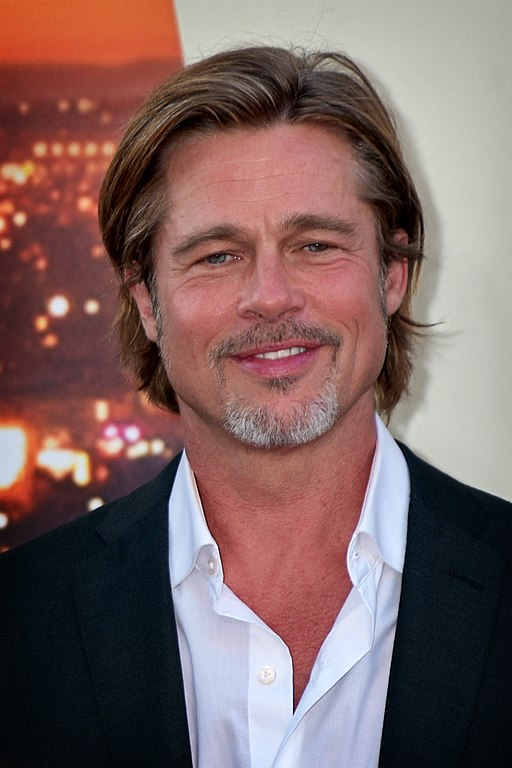
#> input picture 4.test_your_files/Brad_Pitt.jpg, 512 x 768 px, given as the content of the folder ../4.test_your_files/Brad_Pitt.jpg, which was not available
$ python -i brightness.py   (imports and definitions only)
#> lines starting #> are read from the running program, lines starting #| are printed output that depends on the picture; after the words box and inside, x2 and y2 are one past the last pixel; in counts of white or black regions, pixels touching at a corner belong together; pictures that were not available may be replaced by others from this repository, and a replacement may not be noted
import os
import cv2
from PIL import Image
from time import time


def change_brightness(path_in, path_out):
    # Iterate over all files in the source directory
#> called with path_in = '../4.test_your_files/Brad_Pitt.jpg', path_out = 'out.png'
    for filename in sorted(os.listdir(path_in)):
        # Check if the file is an image
        if filename.endswith(('.png', '.jpg', '.jpeg')):
            # Open the image
            image_path = os.path.join(path_in, filename)
            image = cv2.imread(image_path)
#> image is the input picture: shape (768, 512, 3); mean B, G, R 97.6, 99.1, 125.2

            # Increase / reduce brightness
            brighter_image = increase_brightness(image, value = 30)
            darker_image   = decrease_brightness(image, value = 30)

            brighter_image2 = increase_brightness(image, value = 15)
            darker_image2   = decrease_brightness(image, value = 15)
            # Generate the save path for the mirrored image
            save_path = os.path.join(path_out, filename)

            # Save the mirrored image
            os.makedirs(path_out, exist_ok=True) #comentar si genera algun error
            cv2.imwrite(os.path.join(path_out, filename.split(".")[0] + "b" + ".jpg"), brighter_image)
            cv2.imwrite(os.path.join(path_out, filename.split(".")[0] + "d" + ".jpg"), darker_image)
            cv2.imwrite(os.path.join(path_out, filename.split(".")[0] + "b2" + ".jpg"), brighter_image2)
            cv2.imwrite(os.path.join(path_out, filename.split(".")[0] + "d2" + ".jpg"), darker_image2)

def increase_brightness(img, value=30):
#> called with value = 30
    hsv = cv2.cvtColor(img, cv2.COLOR_BGR2HSV)
#> hsv: shape (768, 512, 3); mean H, S, V 53.9, 107, 132.4
    h, s, v = cv2.split(hsv)
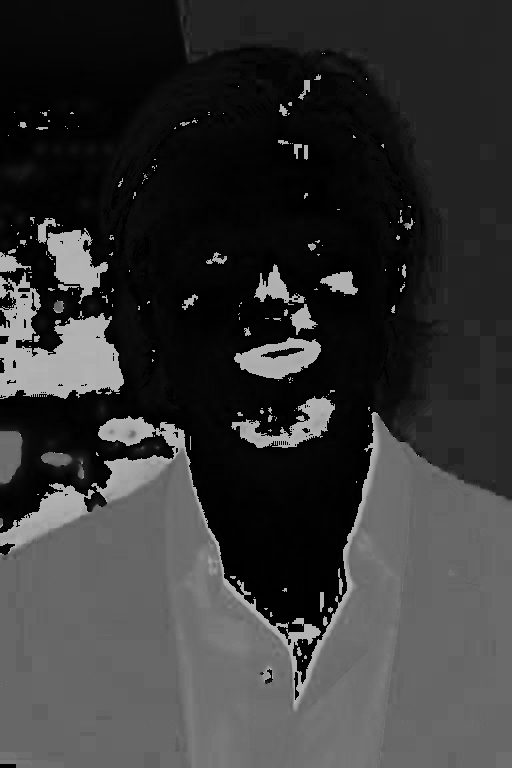
#> h: shape (768, 512); min 0, max 179, mean 53.9
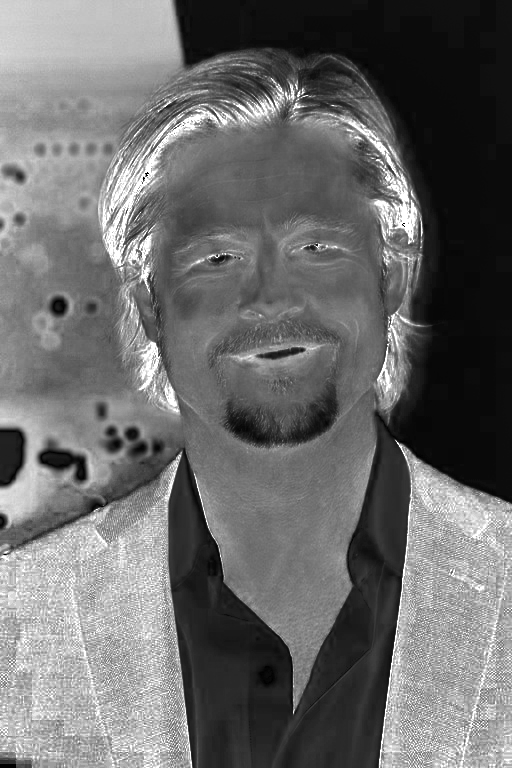
#> s: shape (768, 512); min 0, max 255, mean 107
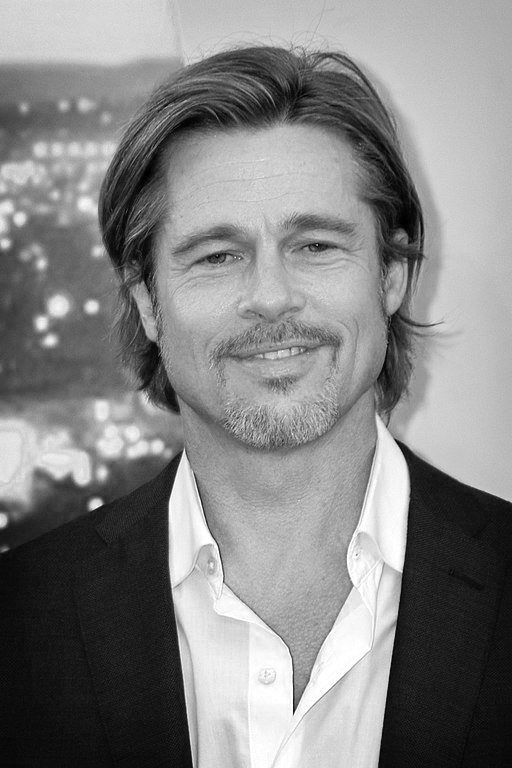
#> v: shape (768, 512); min 0, max 255, mean 132.4

    lim = 255 - value
    v[v > lim] = 255
#> v: shape (768, 512); 6.18% of pixels changed, all inside (x1, y1, x2, y2) = (0, 150, 407, 768)
    v[v <= lim] += value
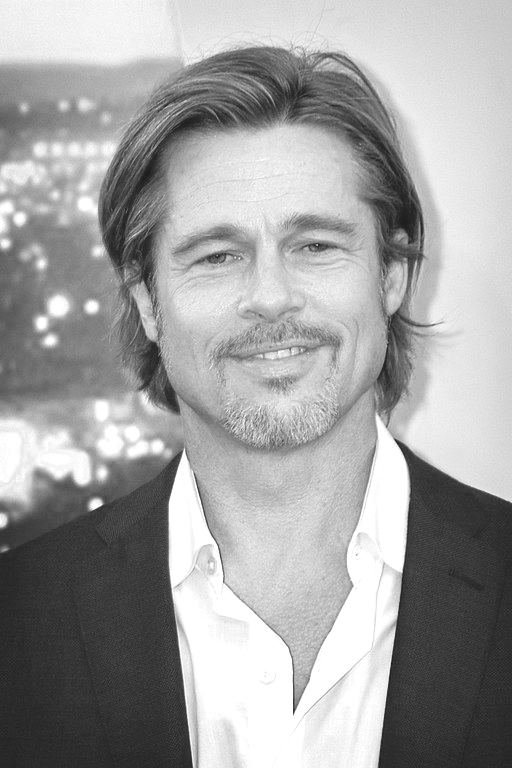
#> v: shape (768, 512); min 30, max 255, mean 161.4

    final_hsv = cv2.merge((h, s, v))
#> final_hsv: shape (768, 512, 3); mean H, S, V 53.9, 107, 161.4
    img = cv2.cvtColor(final_hsv, cv2.COLOR_HSV2BGR)
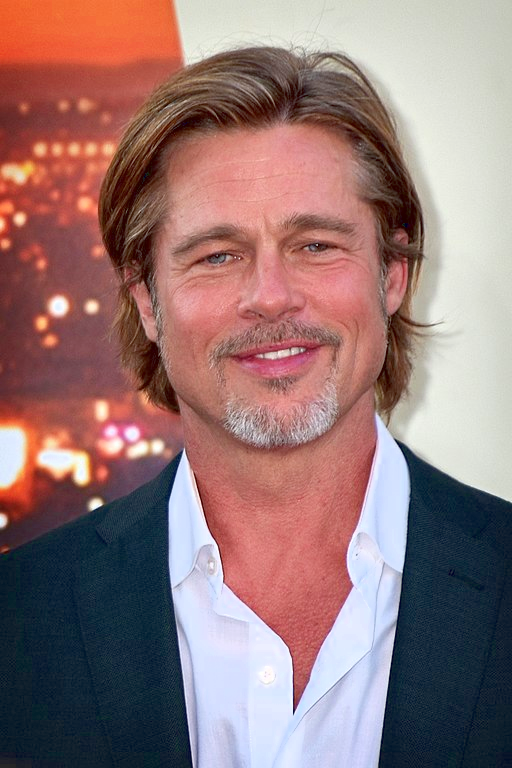
#> img: shape (768, 512, 3); mean B, G, R 118.6, 119, 149.3
    return img


def decrease_brightness(img, value=30):
#> called with value = 30
    hsv = cv2.cvtColor(img, cv2.COLOR_BGR2HSV)
    h, s, v = cv2.split(hsv)

    lim = value
    v[v < lim] = 0
#> v: shape (768, 512); 17.36% of pixels changed, all inside (x1, y1, x2, y2) = (0, 72, 512, 768)
    v[v >= lim] -= value
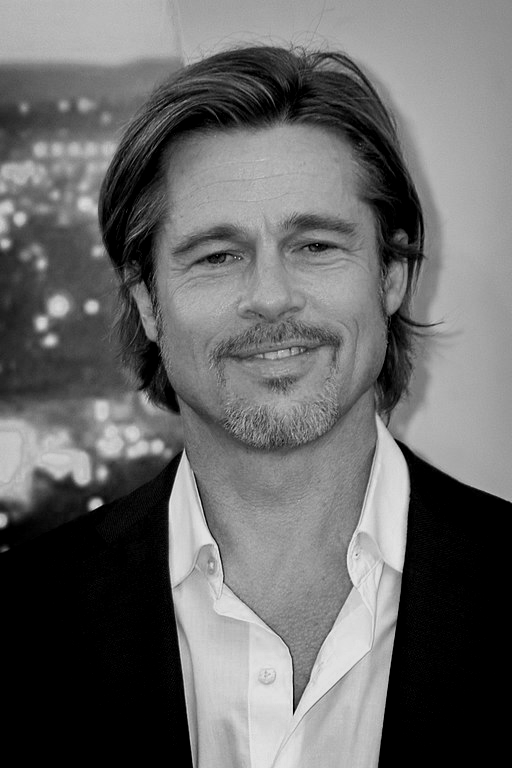
#> v: shape (768, 512); min 0, max 225, mean 104.1

    final_hsv = cv2.merge((h, s, v))
#> final_hsv: shape (768, 512, 3); mean H, S, V 53.9, 107, 104.1
    img = cv2.cvtColor(final_hsv, cv2.COLOR_HSV2BGR)
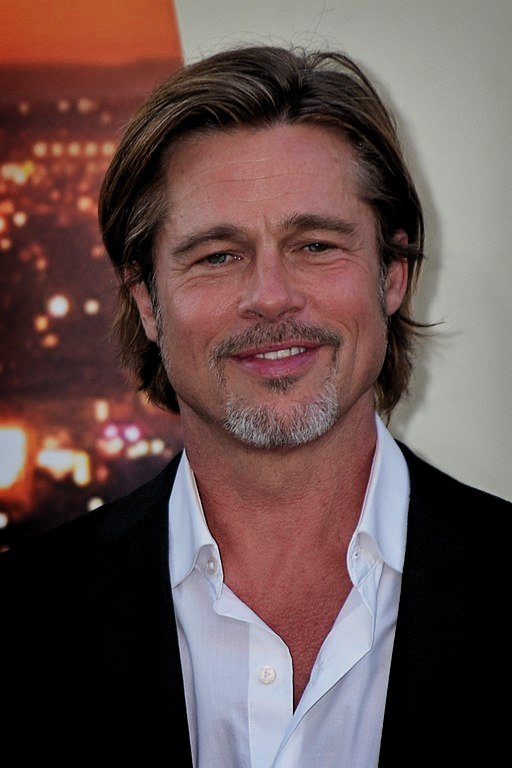
#> img: shape (768, 512, 3); mean B, G, R 76.5, 78.6, 100.5
    return img


# [10 lines not run here, left out]

>>> result = change_brightness('../4.test_your_files/Brad_Pitt.jpg', 'out.png')
#> in increase_brightness (call 2), `v[v > lim] = 255`: v: shape (768, 512); 2.8% of pixels changed, all inside (x1, y1, x2, y2) = (41, 200, 406, 768)
#> in increase_brightness (call 2), `final_hsv = cv2.merge((h, s, v))`: final_hsv: shape (768, 512, 3); mean H, S, V 53.9, 107, 147.1
#> in decrease_brightness (call 2), `v[v < lim] = 0`: v: shape (768, 512); 3.46% of pixels changed, all inside (x1, y1, x2, y2) = (0, 78, 512, 768)
#> in decrease_brightness (call 2), `final_hsv = cv2.merge((h, s, v))`: final_hsv: shape (768, 512, 3); mean H, S, V 53.9, 107, 117.5

$ run again, on 4.test_your_files/ggerard_black_bg.png
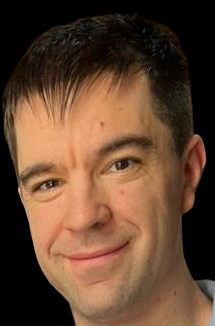
#> input picture 4.test_your_files/ggerard_black_bg.png, 215 x 326 px, given as the content of the folder ../4.test_your_files/ggerard_black_bg.png, which was not available
#> in change_brightness, image is the input picture: shape (326, 215, 3); mean B, G, R 47.9, 68.3, 97.9
#> hsv: shape (326, 215, 3); mean H, S, V 9.9, 101.2, 97.9
#> in decrease_brightness, `v[v >= lim] -= value`:
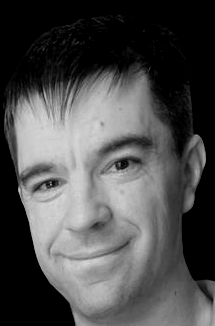
#> v: shape (326, 215); min 0, max 215, mean 77
#> in decrease_brightness, `img = cv2.cvtColor(final_hsv, cv2.COLOR_HSV2BGR)`:
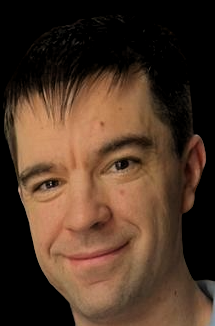
#> img: shape (326, 215, 3); mean B, G, R 37.7, 53.4, 77
